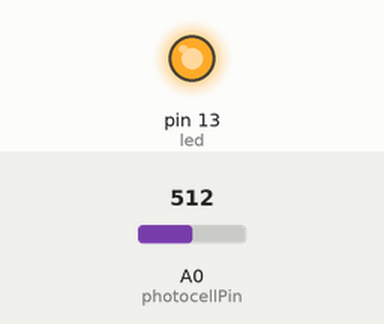
Recording of a sketch running on a simulated Arduino Uno, built with avr-gcc and run on an emulated ATmega328P. On the bench: output pins drawn as LEDs (lit = HIGH). The inputs (shaded band) are chosen by the test bench; at power-on: A0 (photocellPin) = 512. What the sketch prints to the serial monitor is not drawn.

Above: at 0.2 s.
Timing chart, 0 to 1.7 s (numbered marks = the images above):
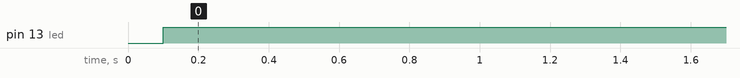

Measured:
- by itself, pin 13 (led): LOW → HIGH at 0.10 s

The sketch:

a4.ino
```cpp
int photocellPin = 0;
int photocellReading;
int led = 13; // the pin the LED is connected to

void setup(void) {
  Serial.begin(9600);
  pinMode(led, OUTPUT); // Declare the LED as an output

}

void loop(void) {
  photocellReading = analogRead(photocellPin);
  Serial.println(photocellReading);
  delay(100);

  digitalWrite(led, HIGH); // Turn the LED on

}
```
